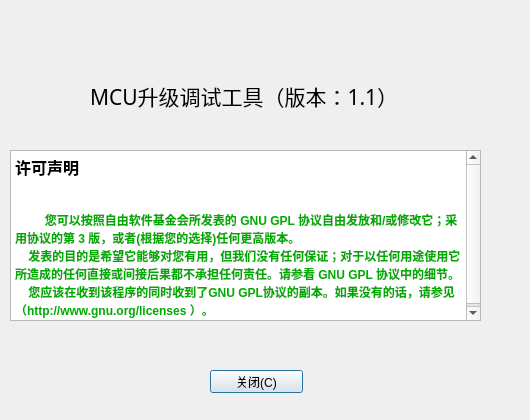
<?xml version="1.0" encoding="UTF-8"?>
<ui version="4.0">
 <class>AboutDialog</class>
 <widget class="QDialog" name="AboutDialog">
  <property name="geometry">
   <rect>
    <x>0</x>
    <y>0</y>
    <width>530</width>
    <height>420</height>
   </rect>
  </property>
  <property name="minimumSize">
   <size>
    <width>530</width>
    <height>420</height>
   </size>
  </property>
  <property name="maximumSize">
   <size>
    <width>530</width>
    <height>420</height>
   </size>
  </property>
  <property name="windowTitle">
   <string>关于QCom 1.0</string>
  </property>
  <property name="styleSheet">
   <string notr="true">QPushButton{background:url(:/images/header.bmp)}</string>
  </property>
  <widget class="QLabel" name="label_2">
   <property name="geometry">
    <rect>
     <x>90</x>
     <y>80</y>
     <width>411</width>
     <height>31</height>
    </rect>
   </property>
   <property name="font">
    <font>
     <family>Arial Black</family>
     <pointsize>16</pointsize>
     <weight>50</weight>
     <italic>false</italic>
     <bold>false</bold>
    </font>
   </property>
   <property name="styleSheet">
    <string notr="true">font: 16pt &quot;Arial Black&quot;;</string>
   </property>
   <property name="text">
    <string>MCU升级调试工具（版本：1.1）</string>
   </property>
  </widget>
  <widget class="QPushButton" name="closeBtn">
   <property name="geometry">
    <rect>
     <x>210</x>
     <y>370</y>
     <width>93</width>
     <height>23</height>
    </rect>
   </property>
   <property name="minimumSize">
    <size>
     <width>0</width>
     <height>23</height>
    </size>
   </property>
   <property name="maximumSize">
    <size>
     <width>16777215</width>
     <height>23</height>
    </size>
   </property>
   <property name="text">
    <string>关闭(C)</string>
   </property>
  </widget>
  <widget class="QLabel" name="label">
   <property name="geometry">
    <rect>
     <x>0</x>
     <y>0</y>
     <width>121</width>
     <height>71</height>
    </rect>
   </property>
   <property name="text">
    <string/>
   </property>
   <property name="pixmap">
    <pixmap resource="images.qrc">:/images/logo129-66.png</pixmap>
   </property>
  </widget>
  <widget class="QTextBrowser" name="textBrowser">
   <property name="geometry">
    <rect>
     <x>10</x>
     <y>150</y>
     <width>471</width>
     <height>171</height>
    </rect>
   </property>
   <property name="html">
    <string>&lt;!DOCTYPE HTML PUBLIC &quot;-//W3C//DTD HTML 4.0//EN&quot; &quot;http://www.w3.org/TR/REC-html40/strict.dtd&quot;&gt;
&lt;html&gt;&lt;head&gt;&lt;meta name=&quot;qrichtext&quot; content=&quot;1&quot; /&gt;&lt;style type=&quot;text/css&quot;&gt;
p, li { white-space: pre-wrap; }
&lt;/style&gt;&lt;/head&gt;&lt;body style=&quot; font-family:'Sans Serif'; font-size:9pt; font-weight:400; font-style:normal;&quot;&gt;
&lt;table border=&quot;0&quot; style=&quot;-qt-table-type: root; margin-top:4px; margin-bottom:4px; margin-left:4px; margin-right:4px;&quot;&gt;
&lt;tr&gt;
&lt;td style=&quot;border: none;&quot;&gt;
&lt;p style=&quot; margin-top:0px; margin-bottom:0px; margin-left:0px; margin-right:0px; -qt-block-indent:0; text-indent:0px;&quot;&gt;&lt;span style=&quot; font-family:'宋体'; font-size:12pt; font-weight:600;&quot;&gt;许可声明&lt;/span&gt;&lt;/p&gt;
&lt;p style=&quot;-qt-paragraph-type:empty; margin-top:0px; margin-bottom:0px; margin-left:0px; margin-right:0px; -qt-block-indent:0; text-indent:0px; font-family:'宋体'; color:#008000;&quot;&gt;&lt;br /&gt;&lt;/p&gt;
&lt;p style=&quot;-qt-paragraph-type:empty; margin-top:0px; margin-bottom:0px; margin-left:0px; margin-right:0px; -qt-block-indent:0; text-indent:0px; font-family:'Ubuntu'; font-size:11pt;&quot;&gt;&lt;br /&gt;&lt;/p&gt;
&lt;p style=&quot; margin-top:0px; margin-bottom:0px; margin-left:0px; margin-right:0px; -qt-block-indent:0; text-indent:0px;&quot;&gt;&lt;span style=&quot; font-family:'宋体'; font-weight:600; color:#00aa00;&quot;&gt;         您可以按照自由软件基金会所发表的 GNU GPL 协议自由发放和/或修改它；采用协议的第 3 版，或者(根据您的选择)任何更高版本。&lt;/span&gt;&lt;/p&gt;
&lt;p style=&quot; margin-top:0px; margin-bottom:0px; margin-left:0px; margin-right:0px; -qt-block-indent:0; text-indent:0px;&quot;&gt;&lt;span style=&quot; font-family:'Courier New,courier'; font-weight:600; color:#00aa00;&quot;&gt;    发表的目的是希望它能够对您有用，但我们没有任何保证；对于以任何用途使用它所造成的任何直接或间接后果都不承担任何责任。请参看 GNU GPL 协议中的细节。&lt;/span&gt;&lt;/p&gt;
&lt;p style=&quot; margin-top:0px; margin-bottom:0px; margin-left:0px; margin-right:0px; -qt-block-indent:0; text-indent:0px;&quot;&gt;&lt;span style=&quot; font-family:'Courier New,courier'; font-weight:600; color:#00aa00;&quot;&gt;    您应该在收到该程序的同时收到了GNU GPL协议的副本。如果没有的话，请参见（http://www.gnu.org/licenses ）。&lt;/span&gt;&lt;/p&gt;&lt;/td&gt;&lt;/tr&gt;&lt;/table&gt;&lt;/body&gt;&lt;/html&gt;</string>
   </property>
  </widget>
 </widget>
 <resources>
  <include location="images.qrc"/>
 </resources>
 <connections/>
</ui>
